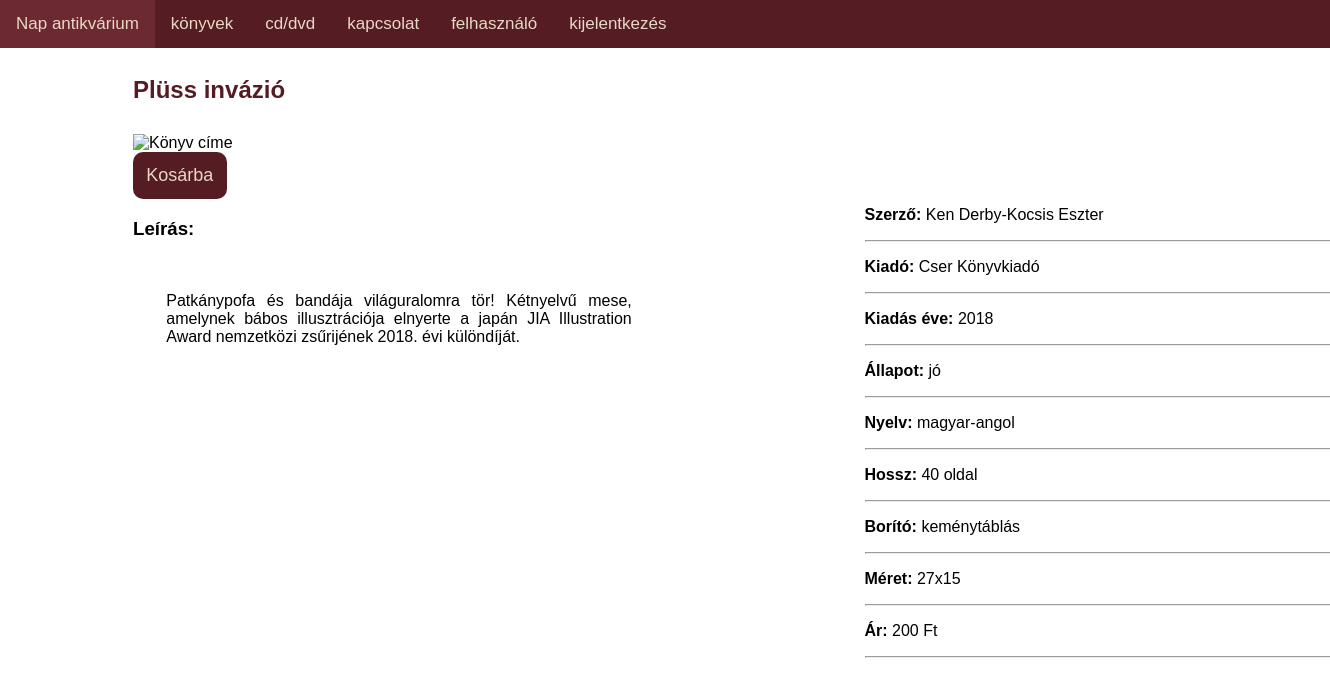
The page /api/termek.php?id=100008 on the database its author committed.
### tables this page shows
CREATE TABLE `termekek` (
  `id` int(11) NOT NULL,
  `cim` text NOT NULL,
  `alkoto` text NOT NULL,
  `megjelenes` text NOT NULL,
  `ar` int(11) NOT NULL,
  `boritoID` int(11) NOT NULL,
  `forgalmazo` text NOT NULL,
  `meret` text NOT NULL,
  `nyelv` text NOT NULL,
  `osszefoglalo` text NOT NULL,
  `kategoriaID` int(11) NOT NULL,
  `alkategoriaID` int(11) NOT NULL,
  `tipus` int(11) NOT NULL,
  `hossz` int(11) DEFAULT NULL,
  `allapotID` int(11) DEFAULT NULL,
  `pontok` int(11) DEFAULT NULL,
  `kepURL` text DEFAULT NULL
);

CREATE TABLE `allapot` (
  `id` int(11) NOT NULL,
  `megnevezes` text NOT NULL
);

CREATE TABLE `borito` (
  `id` int(11) NOT NULL,
  `megnevezes` text NOT NULL
);

### api/termek.php (the view, shortened to what this page needs)
<!DOCTYPE html>
<html lang="hu">
<head>
    <link rel="stylesheet" href="/1017projekt/public/menu.css">
    <link rel="stylesheet" href="/1017projekt/public/termek.css">
    <link rel="stylesheet" href="https://cdnjs.cloudflare.com/ajax/libs/font-awesome/4.7.0/css/font-awesome.min.css">
</head>
<body>
    <header>
        <div class="menu" id="menusav">
        </div>
    </header>
    <br>
<?php
    $id = $_GET['id'];
    require_once('connection.php');
    $query = "SELECT termekek.id, termekek.cim, termekek.alkoto, termekek.megjelenes, termekek.ar, borito.megnevezes AS 'borito', termekek.forgalmazo, termekek.meret, termekek.osszefoglalo, termekek.nyelv, kategoriak.megnevezes AS 'kategoria', termekek.kategoriaID, alkategoriak.megnevezes AS 'alkategoria', tipus.megnevezes AS 'tipus', termekek.hossz, allapot.megnevezes AS 'allapot', termekek.pontok, termekek.kepURL
    FROM termekek, borito, kategoriak, alkategoriak, tipus, allapot
    WHERE borito.id = termekek.boritoID AND kategoriak.id = termekek.kategoriaID AND alkategoriak.id = termekek.alkategoriaID AND tipus.id = termekek.tipus
    AND allapot.id = termekek.allapotID AND termekek.id = '$id'
    ORDER BY alkategoriak.id, termekek.cim";
    $result =  mysqli_query($conn, $query);
    $row = mysqli_fetch_assoc($result);
    if ($row['tipus'] == "könyv") {
        $hossz = $row['hossz']." oldal";
    }
echo '
    <h2 id="cim">'.$row['cim'].'</h2>
    <div id="content">
        <div id="kep">
            <img src="'.$row['kepURL'].'" alt="Könyv címe"> <br>
            <button id="kosar">Kosárba</button>
            <h3>Leírás:</h3>
            <p id="leiras">'.$row['osszefoglalo'].'
            </p>
        </div>
        <section id="book-details">
            <p id="szerzo"><strong>Szerző: </strong> '.$row['alkoto'].'</p> <hr>
            <p id="kiado"><strong>Kiadó: </strong> '.$row['forgalmazo'].'</p> <hr>
            <p id="megjelenes"><strong>Kiadás éve:</strong> '.$row['megjelenes'].'</p> <hr>
            <p id="allapot"><strong>Állapot:</strong> '.$row['allapot'].'</p> <hr>
            <p id="nyelv"><strong>Nyelv:</strong> '.$row['nyelv'].'</p> <hr>
            <p id="hossz"><strong>Hossz:</strong> '.$hossz.'</p> <hr>
            <p id="borito"><strong>Borító:</strong> '.$row['borito'].'</p> <hr>
            <p id="meret"><strong>Méret:</strong> '.$row['meret'].'</p> <hr>
            <p id="ar"><strong>Ár:</strong> '.$row['ar'].' Ft</p> <hr>
        </section>
    </div>
'
?>
</body>
</html>

### public/menu.css (style rules this page uses)
header { background-color: #561C24; color: #E8D8C4; top: 0; left: 0; width: 100%; position: absolute; }
.menu { margin: 0; padding: 0; background-color: #561C24; position: absolute; top: 0; width: 100%; left: 0; }

### public/termek.css (style rules this page uses)
* { box-sizing: border-box; }
body { font-family: 'Lucida Sans', 'Lucida Sans Regular', 'Lucida Grande', 'Lucida Sans Unicode', Geneva, Verdana, sans-serif; margin-left: 10%; margin-right: 10%; width: 100%; padding-top: 30px; padding-bottom: 30px; height: 80%; }
#kep { float: left; width: 50%; text-align: justify; }
#book-details { float: left; width: 50%; padding: 5%; margin-bottom: 5%; }
#content { display: flex; width: 100%; }
#leiras { width: 80%; padding: 5%; }
h2 { color: #561C24; width: 100%; }
#kosar { background-color: #561C24; color: #E8D8C4; border-radius: 10px; font-size: large; border: none; padding: 2%; }
#kep img { max-width: 300px; margin-top: 10px; }

### rows shown on the page
termekek: cim "Plüss invázió", osszefoglalo "Patkánypofa és bandája világuralomra tör! Kétnyelvű mese, amelynek bábos illusztrációja elnyerte a japán JIA Illustration Award nemzetközi zsűrijének 2018. évi különdíját.", alkoto "Ken Derby-Kocsis Eszter", forgalmazo "Cser Könyvkiadó", megjelenes "2018", allapotID.megnevezes "jó", nyelv "magyar-angol", hossz "40 oldal", boritoID.megnevezes "keménytáblás", meret "27x15", ar "200"
